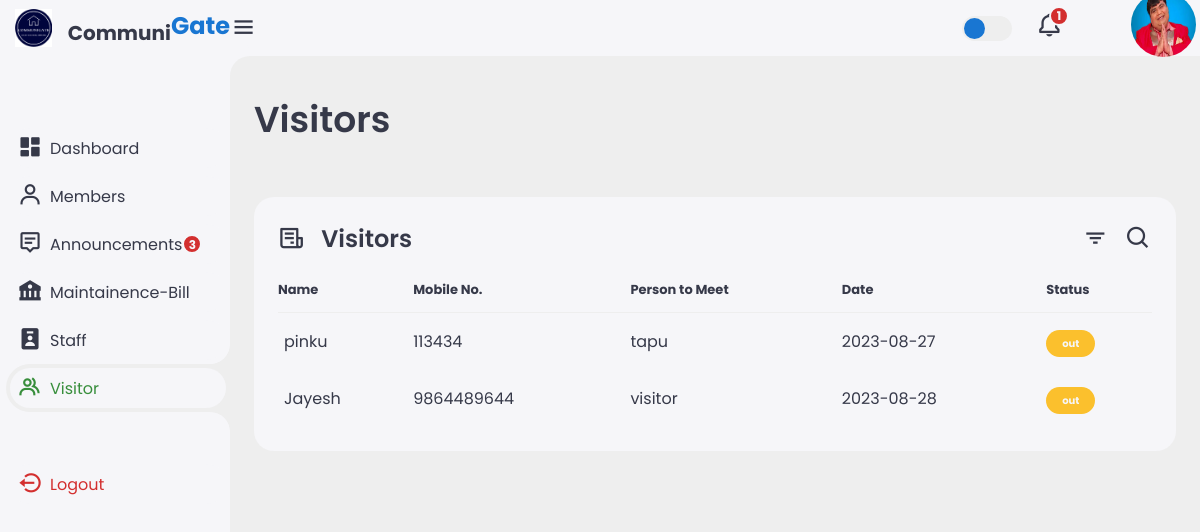
Screenshot of /user/visitor.php (signed in) with the database file from the repository.
### tables this page shows
CREATE TABLE `members` (
  `hno` int(255) NOT NULL,
  `name` varchar(255) NOT NULL,
  `img_source` varchar(400) NOT NULL DEFAULT './images/defualt.png',
  `email` varchar(255) NOT NULL,
  `password` varchar(255) NOT NULL,
  `user_type` varchar(255) NOT NULL DEFAULT 'user',
  `mno` varchar(15) NOT NULL,
  `total` int(25) NOT NULL,
  `isrented` varchar(10) NOT NULL DEFAULT 'owner'
);

CREATE TABLE `visitor` (
  `id` int(255) NOT NULL,
  `name` varchar(255) NOT NULL,
  `mno` varchar(255) NOT NULL,
  `pstm` varchar(255) NOT NULL,
  `date` date NOT NULL DEFAULT current_timestamp(),
  `status` int(1) NOT NULL DEFAULT 1
);

### user/visitor.php (the view, shortened to what this page needs)
<!DOCTYPE html>
<html lang="en">
<head>
    <link href='https://unpkg.com/boxicons@2.1.4/css/boxicons.min.css' rel='stylesheet'>
    <link rel="stylesheet" href="./style.css">
</head>
<body>
    <div class="sidebar">
    <a href="#" class="logo">
            <i class='bx'><img src="/images/logo.png" height="55%" width="55%" style="object-fit:blue;" alt=""></i>
            <div class="logo-name"><span><sub>Communi</span>Gate</sub></div>
        </a>
        <ul class="side-menu">
            <li><a href="dashboard.php"><i class='bx bxs-dashboard'></i>Dashboard</a></li>
            <li><a href="member.php"><i class='bx bx-user'></i>Members</a></li>
            <li><a href="announcement.php"><i class='bx bx-message-alt-detail'></i>Announcements<?php @include('../config.php');
             $select="SELECT id FROM `annoucement`";
             $result = mysqli_query($conn, $select);
             $rowcount = mysqli_num_rows( $result );
             if($rowcount>0)
             {
               echo " <span id='count'> $rowcount </span>";
             }
             ?> </a></li>
            <li><a href="maintainence-bill.php"><i class='bx bxs-bank' ></i>Maintainence-Bill<?php @include('../config.php');
             ?> </a></li>
            <li><a href="staff.php"><i class='bx bxs-user-badge'></i>Staff</a></li>
            <li class="active"><a href="visitor.php"><i class='bx bx-group'></i>Visitor</a></li>
        </ul>
        <ul class="side-menu">
            <li>
                <a href="/logout" class="logout">
                    <i class='bx bx-log-out-circle'></i>
                    Logout
                </a>
            </li>
        </ul>
    </div>
    <div class="content">
        <?php include('nav.php'); ?>
        <main>
            <div class="header">
                <div class="left">
                    <h1>Visitors</h1>
            </div>
            <div class="bottom-data">
                <div class="orders">
                    <div class="header">
                        <i class='bx bx-receipt'></i>
                        <h3>Visitors</h3>
                        <i class='bx bx-filter'></i>
                        <i class='bx bx-search'></i>
                    </div>
                    <table>
                        <thead>
                            <tr>
                                <th>Name</th>
                                <th>Mobile No.</th>
                                <th>Person to Meet</th>
                                <th>Date</th>
                                <th>Status</th>
                            </tr>
                        </thead>
                        <tbody>
                            <?php
                             @include('../config.php');
                             $select="SELECT * FROM `visitor` ";
                             $result = mysqli_query($conn, $select);
                             if(mysqli_num_rows($result)>0)
                             {
                                while($row=mysqli_fetch_assoc($result))
                                {
                            ?>
                            <tr>
                                <td>
                                    <p><?php echo $row['name']; ?></p>
                                </td>
                                <td><?php echo $row['mno']; ?></td>
                                <td><?php echo $row['pstm'] ?></td>
                                <td><?php echo $row['date'] ?></td>
                                <td><span class="status <?php if ($row['status'] == '0') { echo 'pending'; } else { echo 'completed'; } ?>"><?php if ($row['status'] == '0') { echo 'out'; } else { echo 'in';} ?></span></td>
                            </tr>
                            <?php
                            }
                        }
                            ?>
                        </tbody>
                    </table>
                </div>
            </div>
        </main>
    </div>
</body>
</html>

### user/nav.php (shortened to what this page needs)
<nav>
            <i class='bx bx-menu'></i>
            <label for="theme-toggle" class="theme-toggle"></label>
            <a href="agreevisitor.php" class="notif">
                <i class='bx bx-bell'></i>
                <span class="count"><?php   @include('../config.php');
                             $name=$_SESSION['user_name'];
                            $sql="SELECT  id from cfvisitor WHERE pstm='$name' ";
                            $res=mysqli_query($conn,$sql);
                            $rowcount = mysqli_num_rows( $res );
                            echo $rowcount; ?></span>
            </a>
            <a href="#" class="profile">
            <?php
                @include('../config.php');
                $name=$_SESSION['user_name'];
                $select="SELECT * FROM  `members` WHERE `name` = '$name'";
                $res=mysqli_query($conn,$select);
                if(mysqli_num_rows($res)>0){
                    while($row=mysqli_fetch_array($res))
                    {
                ?>
               <a href="../user/editprofile.php?id=<?php echo $row['hno']; ?>"><img src="<?php if ($row['img_source'] == '../images/') { echo '../images/defualt.png'; } else { echo $row['img_source']; } ?>" style="width:65px; height:65px; border-radius:50%; margin:30%;" ></a>
              <?php
              }
            }
            ?>
            </a>
        </nav>

### rows the page displays
members: img_source (picture)
visitor: name "pinku", mno "113434", pstm "tapu", date "2023-08-27", status "out"
visitor: name "Jayesh", mno "9864489644", pstm "visitor", date "2023-08-28", status "out"

### other values shown
$rowcount "3"
$rowcount "1"
